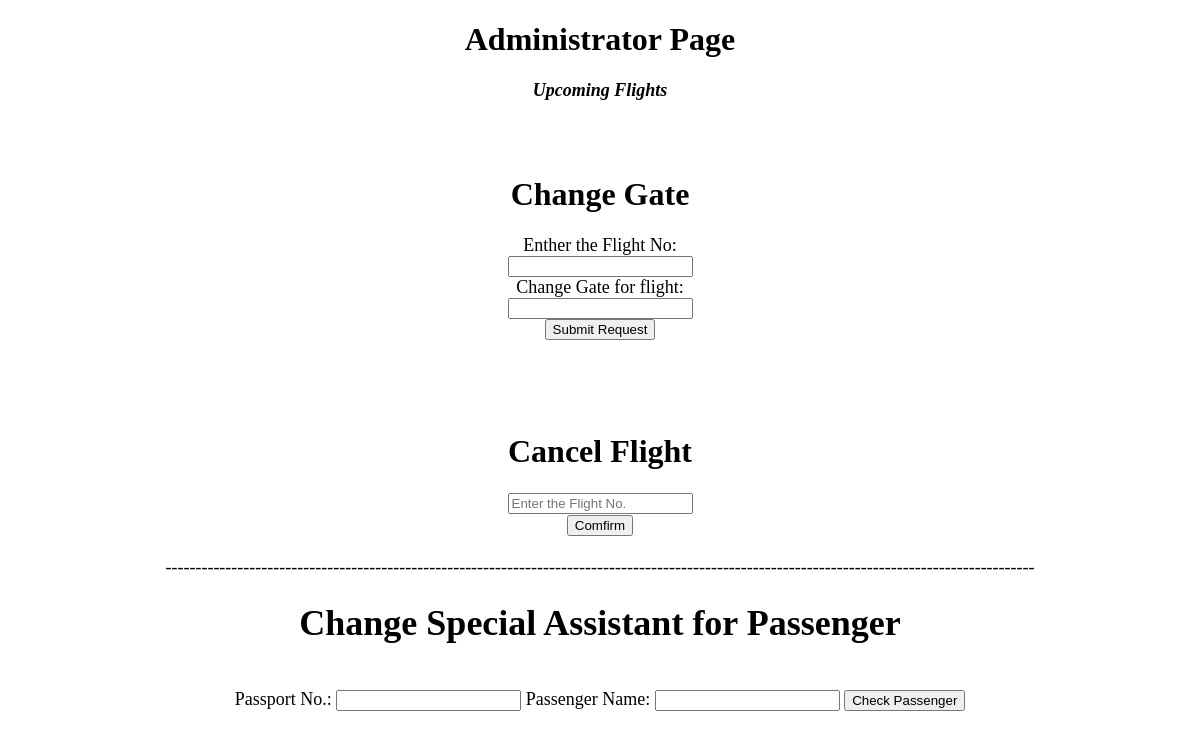
/admin.php, run on an earlier commit of the app's database.
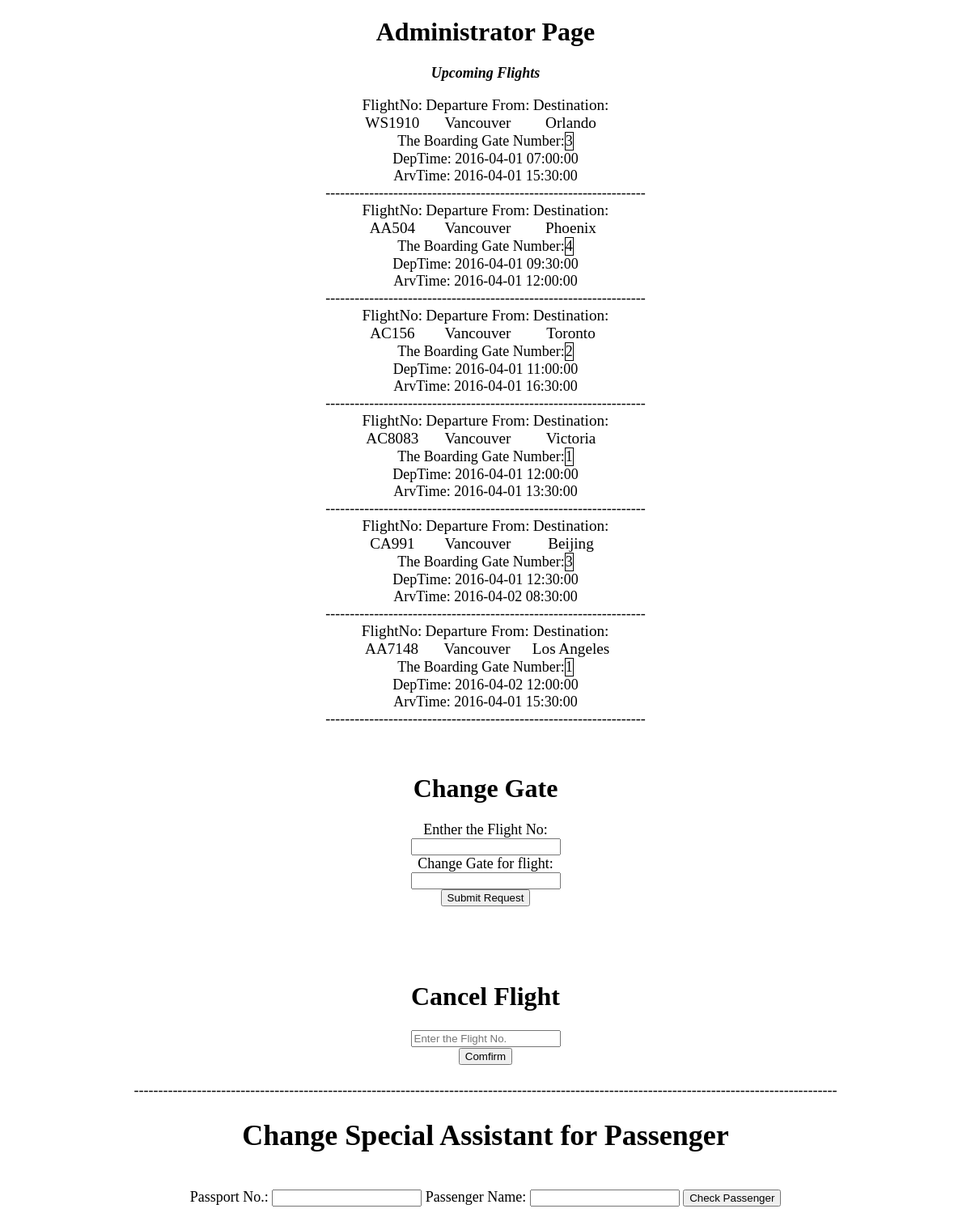
And on a later commit of the database.
### tables this page shows
create table stops_at (flightNo varchar(30) not null,
    gateNo int not null
);

create table flights (flightNo varchar(30) not null,
	departureLoc varchar(20) not null,
	destination varchar(20) not null,
	departureTime DATETIME not null,
	arrivalTime DATETIME not null,
	PRIMARY KEY (flightNo)
);

### admin.php (the view, shortened to what this page needs)
<?php
$servername = "localhost";
$conn = new mysqli($servername, "cs304", "cs304", "project304");
?>
<!DOCTYPE HTML>
<html>
<center><body style="background:url('http://www.pulsarwallpapers.com/data/media/3/Alien%20Ink%202560X1600%20Abstract%20Background.jpg') ">
	<h1>Administrator Page</h1>
	<p1><div style = 'font-size:large;font-weight:bold;font-style:italic'>Upcoming Flights</div></p1>
	<br>
	<?php
	$q1="SELECT * FROM flights f, stops_at s WHERE f.flightNo = s. flightNo ORDER BY departureTime";
	$r1 = $conn->query($q1);
	while($row = $r1->fetch_assoc()){
		printf("<div style='border:1px; display:inline-block; font-size:larger'>FlightNo:<br> %s</div>
			<div style='border:1px; display:inline-block; font-size:larger'>Departure From:<br> %s</div>
			<div style='border:1px; display:inline-block; font-size:larger'>Destination:<br> %s</div>
			<div style = 'font-size:large'>The Boarding Gate Number:<div style='border:1px solid black; display:inline-block;'> %d</div></div>",$row["flightNo"],$row["departureLoc"],$row["destination"],$row["gateNo"]);
		$deptime = new DateTime($row["departureTime"]);
		$arvtime = new DateTime($row["arrivalTime"]);
		printf("<div style = 'font-size:large'>DepTime: ");
		printf($deptime->format("Y-m-d H:i:s"));
		printf("</div>");
		printf("<div style = 'font-size:large'>ArvTime: ");
		printf($arvtime->format("Y-m-d H:i:s"));
		printf("<br>");
		printf("------------------------------------------------------------------");
		printf("</div>");
	}
	?>
	<br>
	<br>
	<h1>Change Gate</h1>
	<form action="<?php echo htmlspecialchars($_SERVER['PHP_SELF']);?>" method="post">
		<lable for="flight"><div style = 'font-size:large'>Enther the Flight No: </lable></div>
		<input type="text" id="flight" name="flight"><br />
		<lable for="gate"><div style = 'font-size:large'>Change Gate for flight: </lable></div>
		<input type="text" id="gate" name="gate"><br />
		<input type="submit" value="Submit Request"><br />
	</form>
	<br>
	<br>
	<br>
	<br>
	<h1>Cancel Flight</h1>
	<form action="<?php echo htmlspecialchars($_SERVER['PHP_SELF']);?>" method="post">
		<lable for="cf"><div style = 'font-size:large'> </lable>
		<input type="text" id="cflight" name="cflight" placeholder="Enter the Flight No."><br/>
		<input type="submit" value="Comfirm"><br />
	</form>
	<br>
	-------------------------------------------------------------------------------------------------------------------------------------------------
	<br>
	<h1>Change Special Assistant for Passenger</h1>
		<br>
	<form action="<?php echo htmlspecialchars($_SERVER['PHP_SELF']);?>" method="post">
		<div>
			<lable for="passport">Passport No.: </lable>
			<input name="passport" id="passport" type="text">
			<lable for="pname">Passenger Name: </lable>
			<input name="pname" id="pname" type="text">
			<input type="submit" value="Check Passenger">
		</div>
	</form>

What changed in the data, as far as the page shows it:
added stops_at: flightNo "WS1910", flightNo.departureLoc "Vancouver", flightNo.destination "Orlando", gateNo "3", value "2016-04-01 07:00:00 2016-04-01 15:30:00"
added stops_at: flightNo "AA504", flightNo.departureLoc "Vancouver", flightNo.destination "Phoenix", gateNo "4", value "2016-04-01 09:30:00 2016-04-01 12:00:00"
added stops_at: flightNo "AC156", flightNo.departureLoc "Vancouver", flightNo.destination "Toronto", gateNo "2", value "2016-04-01 11:00:00 2016-04-01 16:30:00"
added stops_at: flightNo "AC8083", flightNo.departureLoc "Vancouver", flightNo.destination "Victoria", gateNo "1", value "2016-04-01 12:00:00 2016-04-01 13:30:00"
added stops_at: flightNo "CA991", flightNo.departureLoc "Vancouver", flightNo.destination "Beijing", gateNo "3", value "2016-04-01 12:30:00 2016-04-02 08:30:00"
added stops_at: flightNo "AA7148", flightNo.departureLoc "Vancouver", flightNo.destination "Los Angeles", gateNo "1", value "2016-04-02 12:00:00 2016-04-01 15:30:00"
